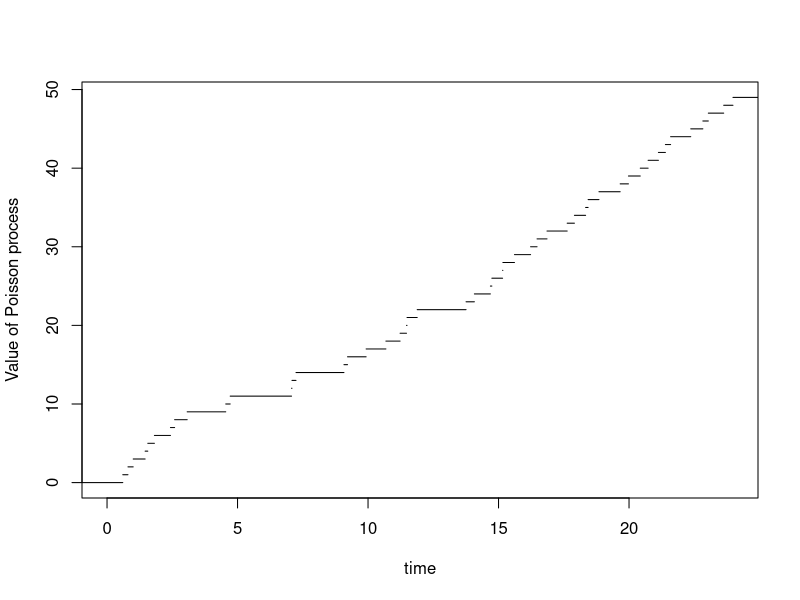

Write the R code that produced this figure.
## ---- chunk 1
# package for calculating matrix exponentials
## ---- chunk 2
# set the seed for generating random variables (for reproducability) 
# set.seed(2019)

# set the rate of the Poisson process/Exponential distribution
lambda <- 2
# number of jumps 
n <- 50
# initialise the jump times
jump_times <- rep(0, lenthought = n)

# note that the first value of the jump_times is aleady 0
for(i in 2:n){
  jump_times[i] <- jump_times[i - 1] + rexp(1, lambda)
}
jump_times
## ---- chunk 3
jump_times_2 = cumsum(rexp(n-1, lambda))
# note that the two generated sample_paths are different, 
# since the Exponential random variables are different.
jump_times_2
## ---- chunk 4
# define the Poisson process as a function
poisson_process <- stepfun(jump_times[2 : 50], seq(0, n - 1, by = 1))
# the first argument of `stepfun` is where the step function jumps
# the second argument is the hight of the step function

# Let us check some values.
# What is the value of N(3)? (Note that we use jump_times)
poisson_process(3)
poisson_process(10)
poisson_process(15)

## ---- chunk 5
plot(poisson_process, xlab = "time", ylab = "Value of Poisson process", main = NULL,
     verticals = FALSE, do.points = FALSE, xlim = c(0,jump_times[n]))

